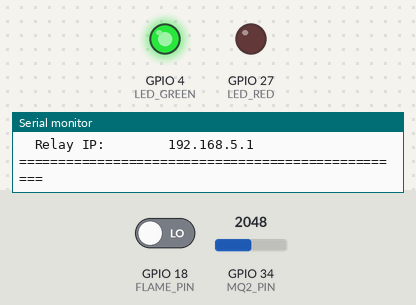
The sketch below on a simulated ESP32. Parts: output pins drawn as LEDs (lit = HIGH), the last lines printed to the serial monitor. The test bench sets the inputs (shaded band); at power-on: GPIO 18 (FLAME_PIN) LOW, GPIO 34 (MQ2_PIN) = 2048. WiFi joins after 1.5 s; servers stay silent unless stated.

Above: at 0.25 s.
At 0.75 s:
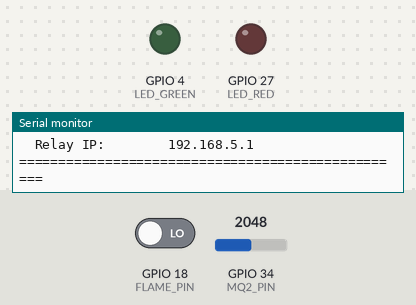
At 2.1 s:
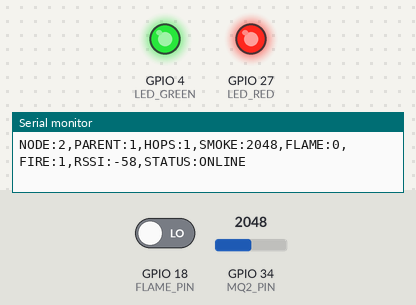
Timing chart, 0 to 3.6 s (numbered marks = the images above):
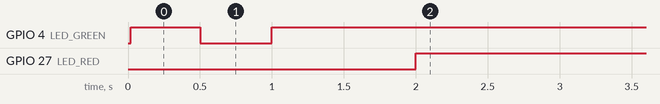

Measured:
- by itself, GPIO 4 (LED_GREEN): LOW → HIGH at 0.02 s, → LOW 0.48 s later, → HIGH 0.50 s later
- by itself, GPIO 27 (LED_RED): LOW → HIGH at 2.0 s

The sketch:

node2_leaf.ino
```cpp
#include <WiFi.h>
#include <WiFiUdp.h>

// ============================================================================
// EPICS RESILIENT SENSOR SWARM - NODE 2 (DUAL AP+STA MESH RELAY)
// Self-Healing WiFi Mesh: Sensor Node & Dynamic Multi-Hop Relay
// ============================================================================

#define NODE_ID 2
#define MQ2_PIN 34
#define FLAME_PIN 18
#define LED_GREEN 4
#define LED_RED 27

// Upstream Root Connection (STA)
const char* rootSSID = "EPICS_MESH_ROOT";
const char* rootPassword = "epics12345";
const char* rootIP = "192.168.4.1";
const unsigned int rootPort = 5000;

// Local Relay Access Point for Child Failover (AP)
const char* relaySSID = "EPICS_RELAY_2";
const char* relayPassword = "epics12345";
const IPAddress localRelayIP(192, 168, 5, 1);
const IPAddress localGateway(192, 168, 5, 1);
const IPAddress localSubnet(255, 255, 255, 0);

WiFiUDP udp;
char relayBuffer[256];

unsigned long lastTelemetry = 0;
unsigned long lastReconnectAttempt = 0;
const unsigned long TELEMETRY_INTERVAL = 2000;
const unsigned long RECONNECT_INTERVAL = 4000;

void setup() {
  Serial.begin(115200);
  pinMode(MQ2_PIN, INPUT);
  pinMode(FLAME_PIN, INPUT);
  pinMode(LED_GREEN, OUTPUT);
  pinMode(LED_RED, OUTPUT);
  digitalWrite(LED_GREEN, LOW);
  digitalWrite(LED_RED, LOW);

  // Enable simultaneous Station and Access Point modes
  WiFi.mode(WIFI_AP_STA);

  // Configure and start Relay SoftAP on separate subnet to prevent collisions
  WiFi.softAPConfig(localRelayIP, localGateway, localSubnet);
  WiFi.softAP(relaySSID, relayPassword);

  // Start listening on UDP port 5000 for incoming multi-hop packets
  udp.begin(rootPort);

  // Connect to Root AP
  WiFi.begin(rootSSID, rootPassword);

  Serial.println("==================================================");
  Serial.println("  EPICS SELF-HEALING SWARM: NODE 2 (AP+STA RELAY)");
  Serial.println("  Upstream Target: EPICS_MESH_ROOT");
  Serial.print("  Relay AP SSID:   "); Serial.println(relaySSID);
  Serial.print("  Relay IP:        "); Serial.println(WiFi.softAPIP());
  Serial.println("==================================================");
}

void loop() {
  unsigned long now = millis();

  // 1. Non-blocking Wi-Fi Reconnect (Self-healing without reboot loop)
  if (WiFi.status() != WL_CONNECTED) {
    digitalWrite(LED_GREEN, (now / 500) % 2 == 0 ? HIGH : LOW); // Blink while disconnected
    if (now - lastReconnectAttempt >= RECONNECT_INTERVAL) {
      lastReconnectAttempt = now;
      Serial.println("[WIFI] Reconnecting STA to Root AP...");
      WiFi.disconnect();
      WiFi.begin(rootSSID, rootPassword);
    }
  } else {
    digitalWrite(LED_GREEN, HIGH); // Solid green when connected to Root
  }

  // 2. Multi-hop Packet Forwarding (Relay child packets from Node 3 to Node 1)
  while (udp.parsePacket() > 0) {
    int len = udp.read(relayBuffer, sizeof(relayBuffer) - 1);
    if (len > 0) {
      relayBuffer[len] = '\0';
      String childPacket = String(relayBuffer);
      childPacket.trim();

      // If packet is from a child node (e.g. Node 3), forward to Root Gateway
      if (childPacket.indexOf("NODE:3") >= 0) {
        Serial.print("[SELF-HEALING RELAY] Forwarding Node 3 packet to Root: ");
        Serial.println(childPacket);

        if (WiFi.status() == WL_CONNECTED) {
          udp.beginPacket(rootIP, rootPort);
          udp.print(childPacket);
          udp.endPacket();
        }
      }
    }
  }

  // 3. Sensor Reading & Self Telemetry Transmission
  if (now - lastTelemetry >= TELEMETRY_INTERVAL) {
    lastTelemetry = now;

    int smoke = analogRead(MQ2_PIN);
    int flame = digitalRead(FLAME_PIN);
    bool fire = (smoke > 2000) || (flame == HIGH);
    digitalWrite(LED_RED, fire ? HIGH : LOW);

    bool isOnline = (WiFi.status() == WL_CONNECTED);
    int rssi = isOnline ? WiFi.RSSI() : 0;

    String telemetry = "NODE:" + String(NODE_ID)
                     + ",PARENT:1,HOPS:1"
                     + ",SMOKE:" + String(smoke)
                     + ",FLAME:" + String(flame == HIGH ? 1 : 0)
                     + ",FIRE:" + String(fire ? 1 : 0)
                     + ",RSSI:" + String(rssi)
                     + ",STATUS:" + (isOnline ? "ONLINE" : "OFFLINE");

    if (isOnline) {
      udp.beginPacket(rootIP, rootPort);
      udp.print(telemetry);
      udp.endPacket();
    }

    Serial.println(telemetry);
  }
}
```
